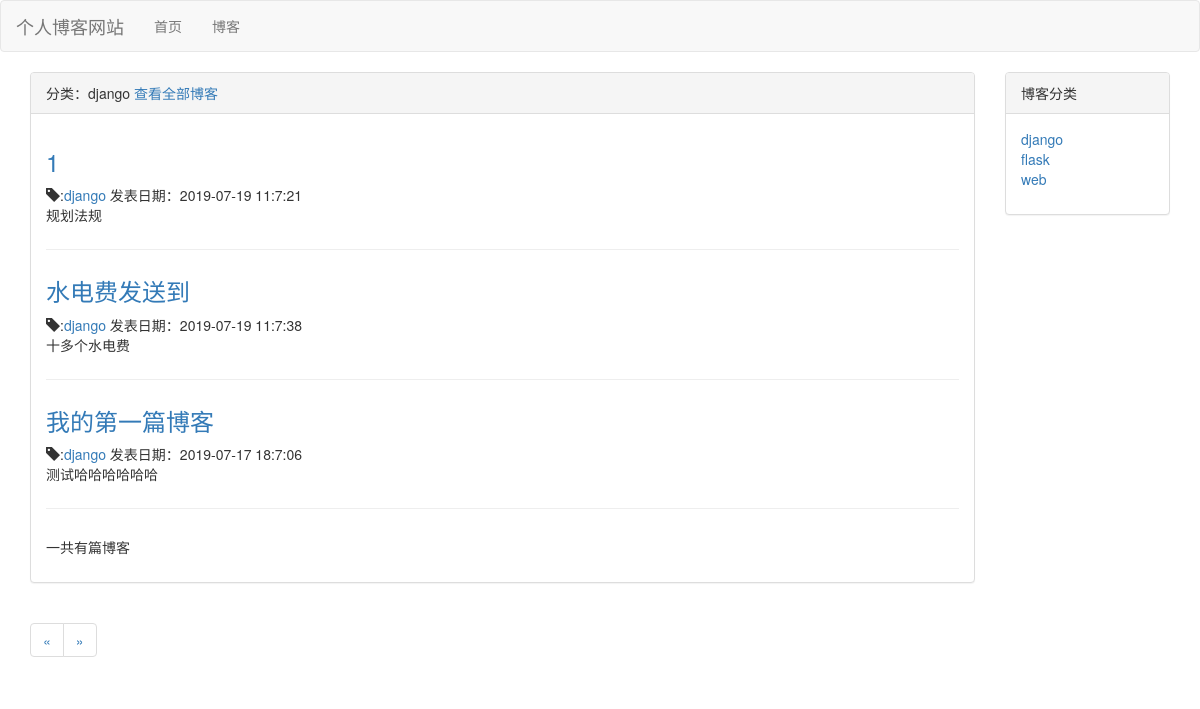
The page /blog/type/1 on the database its author committed.
### blog/models.py (models this page shows, shortened)
class BlogType(models.Model):
    type_name = models.CharField(max_length=50)
    def __str__(self):
        return self.type_name

class Blog(models.Model):
    title = models.CharField(max_length=50)
    blog_type = models.ForeignKey(BlogType,on_delete=models.DO_NOTHING)
    content = models.TextField()
    author = models.ForeignKey(User,on_delete=models.DO_NOTHING)
    created_time = models.DateTimeField(auto_now_add=True)
    last_update_time = models.DateTimeField(auto_now_add=True)
    class Meta:
        ordering = ['-created_time']

### blog/views.py (the view)
# urls.py: path('type/<int:blog_type_pk>',views.blogs_with_type,name='blogs_with_type'),
def blogs_with_type(request,blog_type_pk):
    context={}
    blog_type = get_object_or_404(BlogType,pk=blog_type_pk)
    context['blog_type'] = blog_type
    context['blogs'] = Blog.objects.filter(blog_type=blog_type)
    context['blog_types'] = BlogType.objects.all()
    return render_to_response('blog/blogs_with_type.html',context)

### blog/templates/blog/blogs_with_type.html (shortened to what this page needs)
{% extends 'blog/blog_list.html' %}
{% block blog_list_title %}
	分类：{{ blog_type.type_name }}
	<a href="{% url 'blog_list' %}">查看全部博客</a>
{% endblock %}

### blog/templates/blog/blog_list.html (shortened to what this page needs)
{% extends 'base.html' %}
{% load staticfiles %}
{% block header_extends %}<link rel="stylesheet" href="{% static 'blog/blog.css' %}">{% endblock %}
{% block content %}
	<div class="container">
		<div class="row">
			<div class="col-xs-12 col-sm-8 col-md-9 col-lg-10">
				<div class="panel panel-default">
					<div class="panel-heading">{% block blog_list_title %}博客列表(一共有{{ page_of_blogs.paginator.count }}篇博客){% endblock %}</div>
					<div class="panel-body">
						{% for blog in blogs %}
							<div class="blog">
								<h3><a href="{% url 'blog_detail' blog.pk %}">{{ blog.title }}</a></h3>
								<p class="blog-info">
									<span class="glyphicon glyphicon-tag"></span>:<a href="{% url 'blogs_with_type' blog.blog_type.pk %}">{{ blog.blog_type }}</a>
									发表日期：{{ blog.created_time|date:"Y-m-d G:n:s" }}
								</p>
								<p>{{ blog.content|truncatechars:100 }}</p>
							</div>
						{% empty %}
							<div class="blog">
								<h3>--暂无博客敬请期待--</h3>
							</div>
						{% endfor %}
							<p>一共有{{ page_of_blogs.paginator.count }}篇博客</p>
					</div>
				</div>
				<div>
					<ul class="pagination">
						<li>
							{% if page_of_blogs.has_previous %}
								<a href="?page={{ page_of_blogs.previous_page_number }}" aria-label="Previous">
									<span aria-hidden="true">&laquo;</span>
								</a>
							{% else %}
								<span aria-hidden="true">&laquo;</span>
							{% endif %}
						</li>
						<li>
							{% if page_of_blogs.has_next %}
								<a href="?page={{ page_of_blogs.next_page_number }}" aria-label="Next">
									<span aria-hidden="true">&raquo;</span>
								</a>
							{% else %}
								<span aria-hidden="true">&raquo;</span>
							{% endif %}
						</li>
					</ul>
				</div>
			</div>
			<div class="hidden-xs col-sm-4 col-md-3 col-lg-2">
				<div class="panel panel-default">
					<div class="panel-heading">博客分类</div>
					<div class="panel-body">
						<ul style="list-style-type: none;">
							{% for blog_type in blog_types %}
								<li><a href="{% url 'blogs_with_type' blog_type.pk %}">{{ blog_type.type_name }}</a></li>
							{% empty %}
								<li>--暂无分类--</li>
							{% endfor %}
						</ul>
					</div>
				</div>
			</div>
		</div>
	</div>
{% endblock %}

### templates/base.html (shortened to what this page needs)
{% load staticfiles %}
<!doctype html>
<html lang="zh-CN">
<head>
	<link rel="stylesheet" href="{% static '/css/nav.css' %}">
	<link rel="stylesheet" href="{% static '/bootstrap-3.3.7/css/bootstrap.min.css' %}">
	{% block header_extends %}{% endblock %}
</head>
<body>
	<div class="navbar navbar-default">
		<div class="container-fluid">
			<div class="navbar-header">
				<a class="navbar-brand" href="{% url 'home' %}">个人博客网站</a>
			</div>
			<ul class="nav navbar-nav">
				<li><a href="{% url 'home' %}">首页</a></li>
				<li><a href="{% url 'blog_list' %}">博客</a></li>
			</ul>
		</div>
	</div>
	{% block content %}{% endblock %}
</body>
</html>

### static/css/nav.css (style rules this page uses)
* { margin: 0; padding: 0; }

### blog/static/blog/blog.css (style rules this page uses)
div.blog { margin-bottom: 2em; padding-bottom: 1em; border-bottom: 1px solid #eee; }
div.blog h3 { margin-top: 0.5; }
div.blog p.blog-info { margin-bottom: 0; }

### rows shown on the page
BlogType: type_name "django"
Blog: title "1", blog_type "django", created_time "2019-07-19 11:7:21", content "规划法规"
Blog: title "水电费发送到", blog_type "django", created_time "2019-07-19 11:7:38", content "十多个水电费"
Blog: title "我的第一篇博客", blog_type "django", created_time "2019-07-17 18:7:06", content "测试哈哈哈哈哈哈"
BlogType: type_name "flask"
BlogType: type_name "web"
